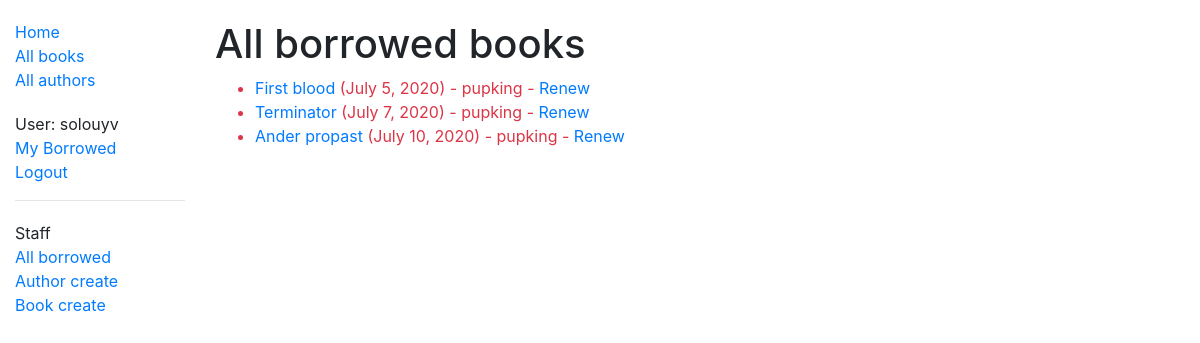
The app's page /catalog/borrowed/ (signed in), older data.
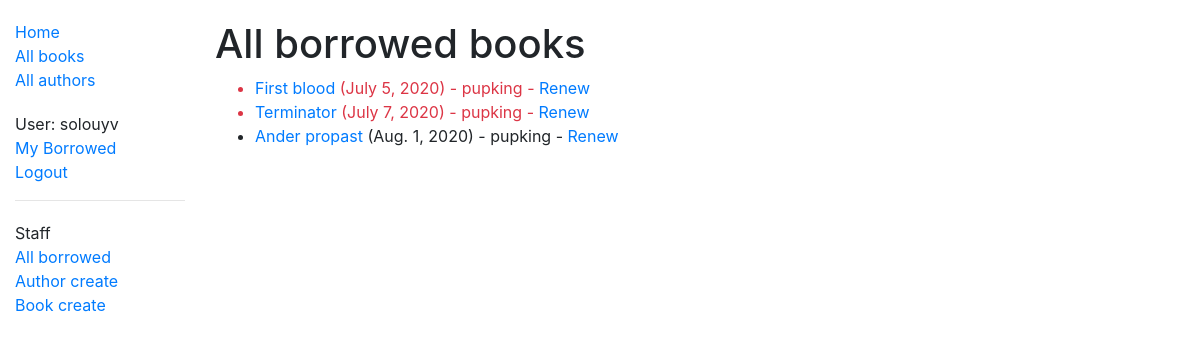
The same page, newer data.
### catalog/models.py (models this page shows, shortened)
class BookInstance(models.Model):
    id = models.UUIDField(primary_key=True, default=uuid.uuid4, help_text='Unique ID for this particular book across whole library')
    book = models.ForeignKey('Book', on_delete=models.SET_NULL, null=True)
    imprint = models.CharField(max_length=200)
    due_back = models.DateField(null=True, blank=True)
    borrower = models.ForeignKey(User, on_delete=models.SET_NULL, null=True, blank=True)
    LOAN_STATUS = (
        ('m', 'Maintenance'),
        ('o', 'On loan'),
        ('a', 'Available'),
        ('r', 'Reserved'),
    )
    status = models.CharField(
        max_length=1,
        choices=LOAN_STATUS,
        blank=True,
        default='m',
        help_text='Book availability',
    )
    class Meta:
        ordering = ['due_back']
        permissions = (("can_mark_returned", "Set book as returned"),)
    @property
    def is_overdue(self):
        if self.due_back and (date.today() > self.due_back):
            return True
        return False

class Book(models.Model):
    title = models.CharField(max_length=200)
    author = models.ForeignKey('Author', on_delete=models.SET_NULL, null=True)
    summary = models.TextField(max_length=1000, help_text='Enter a brief description of the book')
    isbn = models.CharField('ISBN', max_length=13, help_text='13 Character <a href="https://www.isbn-international.org/content/what-isbn">ISBN number</a>')
    genre = models.ManyToManyField(Genre, help_text='Select a genre for this book')
    language = models.ForeignKey('Language', on_delete=models.SET_NULL, null=True)
    def display_genre(self):
        """Create a string for the Genre. This is required to display genre in Admin."""
        return ', '.join(genre.name for genre in self.genre.all())
    display_genre.short_description = 'Genre'

### catalog/views.py (the view)
# urls.py: path('borrowed/', views.AllBorrowedBooks.as_view(), name='all-borrowed'),
class AllBorrowedBooks(PermissionRequiredMixin, generic.ListView):
    permission_required = 'catalog.can_mark_returned'
    model = BookInstance
    paginate_by = 10
    template_name = 'catalog/all_bookinstance_list_borrowed.html'
    def get_queryset(self):
        return BookInstance.objects.filter(status__exact='o').order_by('due_back')

### catalog/templates/catalog/all_bookinstance_list_borrowed.html
{% extends "base_generic.html" %}
{% block content %}
    <h1>All borrowed books</h1>
    {% if bookinstance_list %}
    <ul>
      {% for bookinst in bookinstance_list %}
      <li class="{% if bookinst.is_overdue %}text-danger{% endif %}">
        <a href="{% url 'book-detail' bookinst.book.pk %}">{{bookinst.book.title}}</a> ({{ bookinst.due_back }}) - {{ bookinst.borrower }} {% if perms.catalog.can_mark_returned %}- <a href="{% url 'renew-book-librarian' bookinst.id %}">Renew</a>  {% endif %}
      </li>
      {% endfor %}
    </ul>
    {% else %}
      <p>There are no books borrowed.</p>
    {% endif %}
{% endblock %}

Row changes from the older to the newer data that the page shows:
changed BookInstance "Ander propast": due_back "July 10, 2020" → "Aug. 1, 2020"
